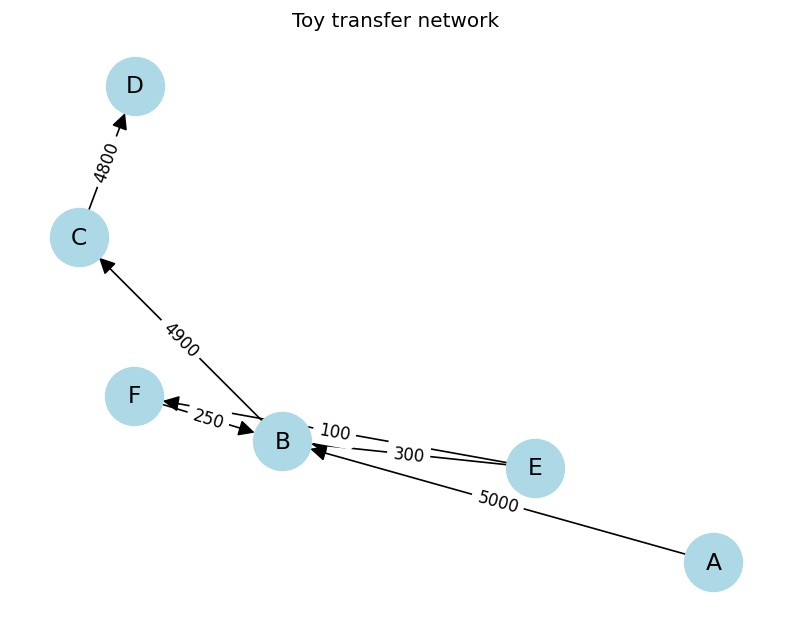

This chart was generated by the following Python code:
"""
Phase 4, Step 1: Graph basics with a toy example.

A graph is just two things:
  - NODES  = things (here: bank accounts)
  - EDGES  = connections between things (here: money transfers)
A DIRECTED edge A -> B means "money went FROM A TO B". Direction matters!

Run:  pip install networkx matplotlib   (if you don't have them)
      python toy_graph.py
"""

import networkx as nx
import matplotlib.pyplot as plt

# ------------------------------------------------------------------
# 1. Build a small graph by hand
# ------------------------------------------------------------------
G = nx.DiGraph()  # DiGraph = Directed Graph

# Each tuple is (sender, receiver, amount)
transfers = [
    ("A", "B", 5000),   # A sends 5000 to B
    ("B", "C", 4900),   # B passes almost all of it to C
    ("C", "D", 4800),   # C passes it on to D  -> a CHAIN: A -> B -> C -> D
    ("E", "B", 300),    # E also sends a little to B
    ("F", "B", 250),    # F also sends a little to B
    ("E", "F", 100),    # E and F know each other
]

for sender, receiver, amount in transfers:
    G.add_edge(sender, receiver, amount=amount)  # nodes are created automatically

# ------------------------------------------------------------------
# 2. Look at the basic properties
# ------------------------------------------------------------------
print("Nodes:", list(G.nodes))
print("Edges:", list(G.edges))
print("Number of accounts:", G.number_of_nodes())
print("Number of transfers:", G.number_of_edges())

# Edge data is stored like a dictionary
print("\nAmount on A -> B:", G["A"]["B"]["amount"])

# ------------------------------------------------------------------
# 3. Neighbours: who is directly connected to whom?
# ------------------------------------------------------------------
print("\nWho did B send money TO?    ", list(G.successors("B")))
print("Who sent money TO B?        ", list(G.predecessors("B")))

# ------------------------------------------------------------------
# 4. Degree: how many edges touch a node?
#    in_degree  = money coming IN  (how many senders)
#    out_degree = money going OUT  (how many receivers)
# ------------------------------------------------------------------
print("\nAccount | in | out")
for node in G.nodes:
    print(f"   {node}    |  {G.in_degree(node)} |  {G.out_degree(node)}")

# Think about it: B receives from 3 accounts (A, E, F) and sends to 1 (C).
# Many in, few out, money passing straight through... that is the shape
# of a "mule" account. We will use this idea in Step 4.

# ------------------------------------------------------------------
# 5. Paths: can money get from one account to another?
# ------------------------------------------------------------------
print("\nIs there a path A -> D?", nx.has_path(G, "A", "D"))
print("The path:", nx.shortest_path(G, "A", "D"))
print("Is there a path D -> A?", nx.has_path(G, "D", "A"))  # direction matters!

# All accounts that money from A could have reached
print("Reachable from A:", nx.descendants(G, "A"))
# All accounts that could have sent money to D
print("Could have fed D:", nx.ancestors(G, "D"))

# ------------------------------------------------------------------
# 6. Draw it
# ------------------------------------------------------------------
pos = nx.spring_layout(G, seed=42)  # seed makes the layout the same every run
nx.draw(G, pos, with_labels=True, node_color="lightblue",
        node_size=1200, font_size=14, arrowsize=20)
edge_labels = nx.get_edge_attributes(G, "amount")
nx.draw_networkx_edge_labels(G, pos, edge_labels=edge_labels)
plt.title("Toy transfer network")
plt.savefig("toy_graph.png", dpi=120, bbox_inches="tight")
plt.show()

# ------------------------------------------------------------------
# YOUR TURN (try these, then run again):
#   1. Add a transfer ("D", "G", 4700). What is the path from A to G now?
#   2. Add ("D", "A", 100). Is there a cycle? Try nx.find_cycle(G).
#   3. Which account has the highest in_degree? Which has the highest out_degree?
#   4. Use G.successors() to list everyone two hops away from A.
# ------------------------------------------------------------------
